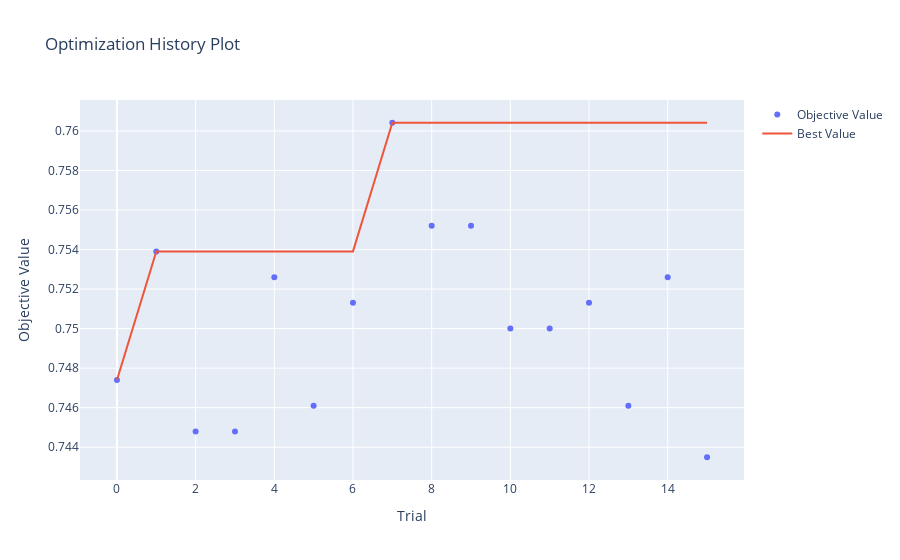

Notebook source saved alongside this figure:
### Code cell
# 1. Optimization History
plot_optimization_history(study).show()

### Figure 1 — Plotly figure (JSON) as saved in the notebook; plotly's stock layout.template omitted (floating-point values rounded to 4 significant figures)
{"data": [{"mode": "markers", "name": "Objective Value", "type": "scatter", "x": [0, 1, 2, 3, 4, 5, 6, 7, 8, 9, 10, 11, 12, 13, 14, 15], "y": [0.7474, 0.7539, 0.7448, 0.7448, 0.7526, 0.7461, 0.7513, 0.7604, 0.7552, 0.7552, 0.75, 0.75, 0.7513, 0.7461, 0.7526, 0.7435]}, {"mode": "lines", "name": "Best Value", "type": "scatter", "x": [0, 1, 2, 3, 4, 5, 6, 7, 8, 9, 10, 11, 12, 13, 14, 15], "y": [0.7474, 0.7539, 0.7539, 0.7539, 0.7539, 0.7539, 0.7539, 0.7604, 0.7604, 0.7604, 0.7604, 0.7604, 0.7604, 0.7604, 0.7604, 0.7604]}, {"marker": {"color": "#cccccc"}, "mode": "markers", "name": "Infeasible Trial", "showlegend": false, "type": "scatter", "x": [], "y": []}], "layout": {"title": {"text": "Optimization History Plot"}, "xaxis": {"title": {"text": "Trial"}}, "yaxis": {"title": {"text": "Objective Value"}}}}
